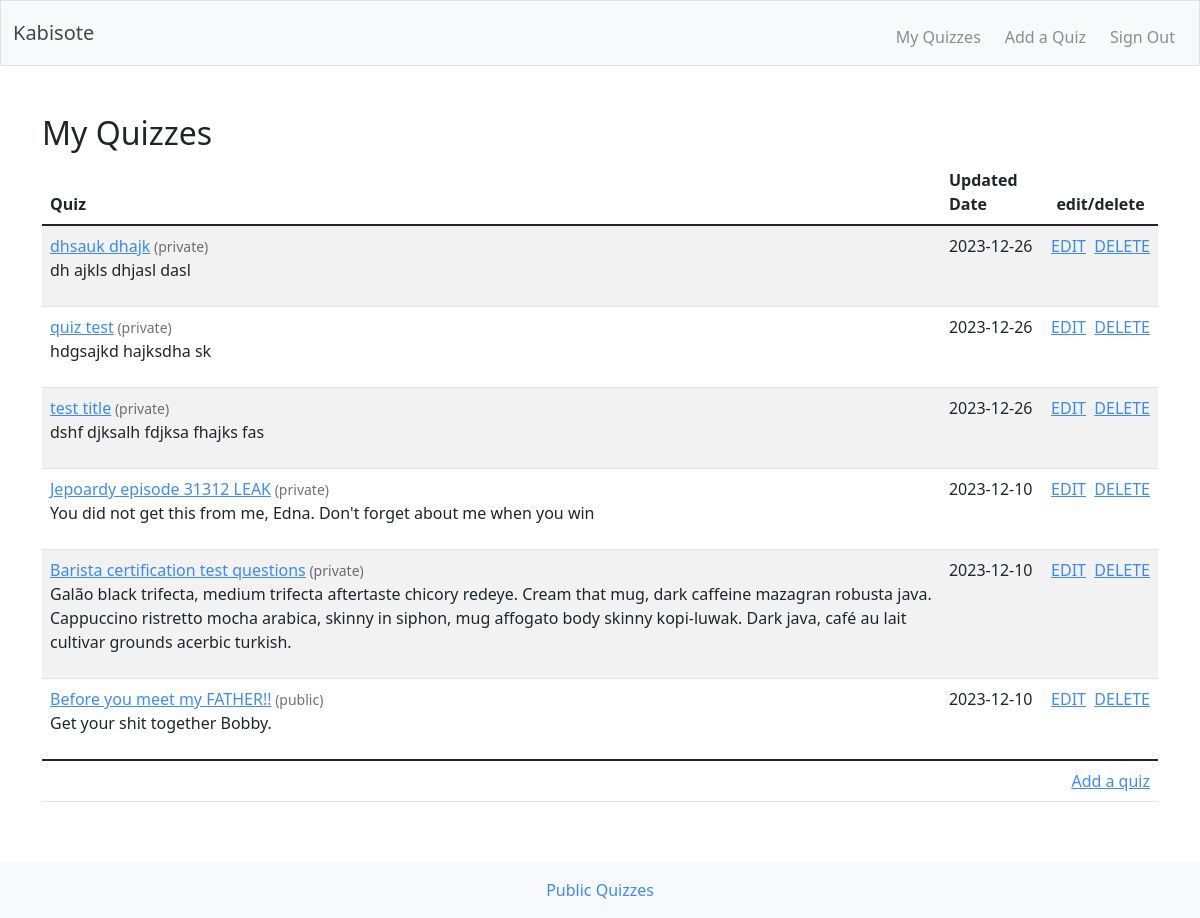
Page /my-quizzes (signed in) on the committed database.
### tables this page shows
CREATE TABLE quiz(
    id INTEGER PRIMARY KEY AUTOINCREMENT NOT NULL,
    user_id int NOT NULL,
    created datetime NOT NULL DEFAULT CURRENT_TIMESTAMP,
    updated datetime NOT NULL DEFAULT CURRENT_TIMESTAMP,
    public BOOLEAN,
    name varchar NOT NULL,
    details varchar NULL, published boolean,
    FOREIGN KEY (user_id) REFERENCES users(id)
);

### app.py (the view)
@app.route("/my-quizzes")
@login_required
def my_quizzes():
    mylist = db.execute("SELECT id, DATE(updated) as date, name, details, user_id, public FROM quiz WHERE user_id=? ORDER BY updated DESC", int(session["user_id"]))
    return render_template("my-quizzes.html", mylist = mylist)

### app.py (called while the page is built)
@app.after_request
def after_request(response):
    response.headers["Cache-Control"] = "no-cache, no-store, must-revalidate"
    response.headers["Expires"] = 0
    response.headers["Pragma"] = "no-cache"
    return response

### helpers.py (called while the page is built)
def login_required(f):
    @wraps(f)
    def decorated_function(*args, **kwargs):
        if session.get("user_id") is None:
            return redirect("/login")
        return f(*args, **kwargs)
    return decorated_function

### templates/my-quizzes.html (shortened to what this page needs)
{% extends "main.html" %}
{% block main %}
    <h2>My Quizzes</h2>
    <table class="table table-striped">
        <thead>
            <tr >
                <th  class="text-start" >Quiz</th>
                <th>Updated Date</th>
                <th class="text-center">edit/delete</th>
            </tr>
        </thead>
            <tbody>
                {% for item in mylist %}
                <tr>
                    <td  class="text-start"><a href="/quiz/{{ item.id }}">{{ item.name | safe }}</a><small>{%if item.public %} (public){% else %} (private){% endif %}</small><br/><p>{{item.details | safe}}</p></td>
                    <td>{{ item.date }}</td>
                    <td class="text-center"><a href="/edit-quiz/{{ item.id }}">EDIT</a>&nbsp;&nbsp;<a class="text-red" href="/delete/{{ item.id }}">DELETE</a></td>
                </tr>
                {% endfor %}
            </tbody>
        <tfoot>
            <tr>
                <td></td>
                <td></td>
                <td class="text-end">
                <a href="/add-quiz" >Add a quiz</a>
                </td>
            </tr>
        </tfoot>
    </table>
{% endblock %}

### static/style.css (style rules this page uses)
a, .nav-link { color:#0d6efd; opacity: .8; }
small { opacity: .65; }

### rows in the picture
quiz: name "dhsauk dhajk", public "(private)", details "dh ajkls dhjasl dasl", date "2023-12-26"
quiz: name "quiz test", public "(private)", details "hdgsajkd hajksdha sk", date "2023-12-26"
quiz: name "test title", public "(private)", details "dshf djksalh fdjksa fhajks fas", date "2023-12-26"
quiz: name "Jepoardy episode 31312 LEAK", public "(private)", details "You did not get this from me, Edna. Don't forget about me when you win", date "2023-12-10"
quiz: name "Barista certification test questions", public "(private)", details "Galão black trifecta, medium trifecta aftertaste chicory redeye. Cream that mug, dark caffeine mazagran robusta java. Cappuccino ristretto mocha arabica, skinny in siphon, mug affogato body skinny kopi-luwak. Dark java, café au lait cultivar grounds acerbic turkish.", date "2023-12-10"
quiz: name "Before you meet my FATHER!!", public "(public)", details "Get your shit together Bobby.", date "2023-12-10"
